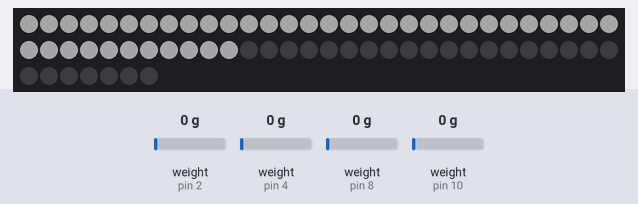
The sketch below on a simulated Arduino Uno, built with avr-gcc and run on an emulated ATmega328P. Parts: 67 RGB LEDs in strip order, left to right, continuing on the next row. Inputs (shaded band) come from the test bench; at power-on: weight on the scale (sensors on pin 2, pin 4, pin 8, pin 10) 0 g. Dim RGB values are drawn brighter than linear; colours are those a GRB WS2812 strip shows for the declared byte order.

Above: at 5.3 s.

The sketch:

Lilypad_16Apr23_loopLightUpFunction.ino
```cpp
#include "HX711.h"
#include "FastLED.h"
#define calibration_factor -7050.0 //This value is obtained using the SparkFun_HX711_Calibration sketch

// Loadcell 1 data-out and clock
#define LOADCELL_DOUT_PIN_1 2
#define LOADCELL_SCK_PIN_1 3

// Loadcell 2 data-out and clock
#define LOADCELL_DOUT_PIN_2 4
#define LOADCELL_SCK_PIN_2 5

// Loadcell 3 data-out and clock
#define LOADCELL_DOUT_PIN_3 8
#define LOADCELL_SCK_PIN_3 9

// Loadcell 4 data-out and clock
#define LOADCELL_DOUT_PIN_4 10
#define LOADCELL_SCK_PIN_4 11

#define NUM_LEDS 67
#define LED_PIN 7
#define COLOR_ORDER RGB

// init leds color objects
CRGB leds[NUM_LEDS];

/* lily_1 : 0-16, lily_2 : 17-33, lily_3 : 34-50, lily_4 : 51-67
    light up current and next lilypad
*/
int ledArr[4][2] = {{0, 32}, {17, 49}, {34, 66}, {51, 66}};

// init loadcell struct objects
HX711 scale_1, scale_2, scale_3, scale_4;
HX711 *scale_1_ptr = &scale_1, *scale_2_ptr = &scale_2, *scale_3_ptr = &scale_3, *scale_4_ptr = &scale_4;
HX711* loadcellArr[4] = {scale_1_ptr, scale_2_ptr, scale_3_ptr, scale_4_ptr};
bool stateArr[4] = {false};

// isPressed function : if loadcell measure greater than abs 30 -> true
void lcIsPressed(HX711* loadcellArr[4], bool stateArr[4]) {
  for (int i = 0; i < 4; i++) {
    if (abs((*loadcellArr[i]).get_units()) > 30) {
      stateArr[i] = true;
    } else {
      stateArr[i] = false;
    }
  }
}

void lightUp(bool stateArr[4], int ledArr[4][2]) {
  int color[3] = {0, 0, 0};
  for (int i = 0; i < 4; i++) {

    switch (i) {
      case 0:
        // pink
        color[0] = 10;
        color[1] = 230;
        color[2] = 100;
        break;
      case 1:
        // red
        color[0] =   0;
        color[1] = 180;
        color[2] = 0;
        break;
      case 2:
        // blue
        color[0] = 0;
        color[1] = 0;
        color[2] = 250;
        break;
      case 3:
        // purple
        color[0] = 250;
        color[1] = 0;
        color[2] = 0;
        break;
      default:
        // black
        color[0] = 0;
        color[1] = 0;
        color[2] = 0;
        break;
    }
//
    if (stateArr[i]) {
//      Serial.println(i);
//      Serial.println(" = true");
      for (int j = ledArr[i][0]; j <= ledArr[i][1]; j++) {
        leds[j] = CRGB(color[0], color[1], color[2]);
      }
      FastLED.show();
    }
  }
}

void setup() {
  Serial.begin(9600);
//  Serial.println("HX711 scale demo");

  scale_1.begin(LOADCELL_DOUT_PIN_1, LOADCELL_SCK_PIN_1);
  scale_1.set_scale(calibration_factor); //This value is obtained by using the SparkFun_HX711_Calibration sketch
  scale_1.tare(); //Assuming there is no weight on the scale at start up, reset the scale to 0

  scale_2.begin(LOADCELL_DOUT_PIN_2, LOADCELL_SCK_PIN_2);
  scale_2.set_scale(calibration_factor); //This value is obtained by using the SparkFun_HX711_Calibration sketch
  scale_2.tare();

  scale_3.begin(LOADCELL_DOUT_PIN_3, LOADCELL_SCK_PIN_3);
  scale_3.set_scale(calibration_factor); //This value is obtained by using the SparkFun_HX711_Calibration sketch
  scale_3.tare();

  scale_4.begin(LOADCELL_DOUT_PIN_4, LOADCELL_SCK_PIN_4);
  scale_4.set_scale(calibration_factor); //This value is obtained by using the SparkFun_HX711_Calibration sketch
  scale_4.tare();

  FastLED.addLeds<WS2812, LED_PIN, RGB>(leds, NUM_LEDS);
  FastLED.setBrightness(100);
  pinMode(2, INPUT);


  // test if LEDs working
  for (int i = 0; i < NUM_LEDS; i++) {
    leds[i] = CRGB(100, 100, 100);
    FastLED.show();
    delay(10);
  }
  for (int j = NUM_LEDS - 1; j >= 0; j--) {
    leds[j] = CRGB::Black;
    FastLED.show();
    delay(10);
  }
}

void loop() {

  lcIsPressed(loadcellArr, stateArr);
  lightUp(stateArr, ledArr);

  //For debug:
//  Serial.print("Reading1: ");
//  Serial.print(scale_1.get_units()); //scale.get_units() returns a float
//  Serial.print(" kg"); //You can change this to kg but you'll need to refactor the calibration_factor
//  Serial.println();
//
//  Serial.print("Reading2: ");
//  Serial.print(scale_2.get_units()); //scale.get_units() returns a float
//  Serial.print(" kg"); //You can change this to kg but you'll need to refactor the calibration_factor
//  Serial.println();
//
//  Serial.print("Reading3: ");
//  Serial.print(scale_3.get_units()); //scale.get_units() returns a float
//  Serial.print(" kg"); //You can change this to kg but you'll need to refactor the calibration_factor
//  Serial.println();
//
//  Serial.print("Reading4: ");
//  Serial.print(scale_4.get_units()); //scale.get_units() returns a float
//  Serial.print(" kg"); //You can change this to kg but you'll need to refactor the calibration_factor
//  Serial.println();
for(int i = 66; i>=0; i--){
  leds[i] = CRGB::Black;
  FastLED.show();
  delay(10);
}
  delay(0);

}
```
